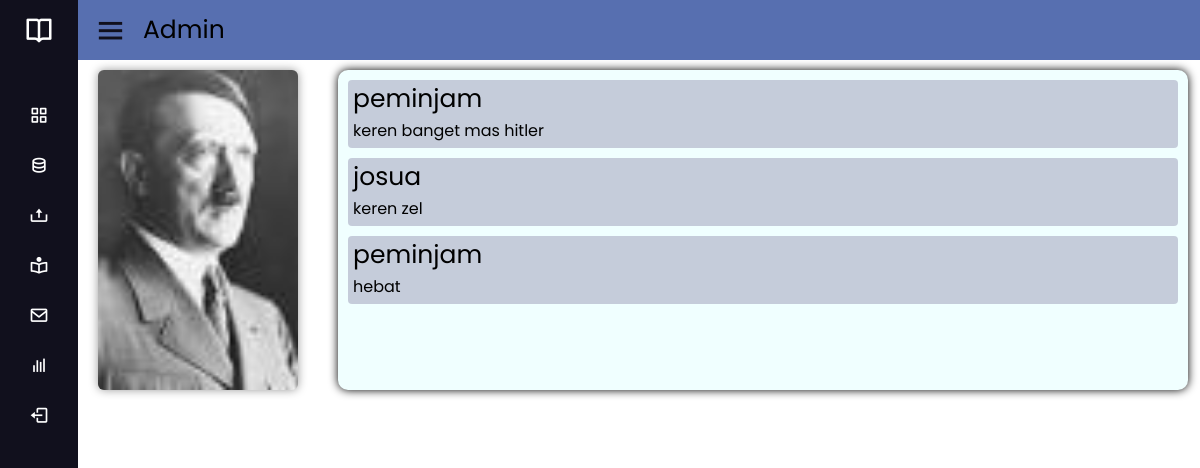
The app's page /view/admin/ulasan.php?id=39 (signed in) with its own data.
### tables this page shows
CREATE TABLE `buku` (
  `id` int(12) NOT NULL,
  `judul` varchar(255) DEFAULT NULL,
  `penulis` varchar(255) DEFAULT NULL,
  `penerbit` varchar(255) DEFAULT NULL,
  `tahun_terbit` int(12) DEFAULT NULL,
  `gambar` varchar(255) DEFAULT NULL,
  `sinopsis` longtext DEFAULT NULL,
  `bahasa` varchar(255) DEFAULT NULL,
  `jumlah_halaman` int(12) DEFAULT NULL
);

CREATE TABLE `ulasan_buku` (
  `id` int(12) NOT NULL,
  `user_id` int(12) DEFAULT NULL,
  `buku_id` int(12) DEFAULT NULL,
  `ulasan` longtext DEFAULT NULL,
  `rating` int(12) DEFAULT NULL
);

CREATE TABLE `user` (
  `id` int(12) NOT NULL,
  `nama_lengkap` varchar(255) DEFAULT NULL,
  `username` varchar(50) DEFAULT NULL,
  `email` varchar(50) DEFAULT NULL,
  `alamat` varchar(255) DEFAULT NULL,
  `password` varchar(255) DEFAULT NULL,
  `role` enum('admin','petugas','peminjam') DEFAULT NULL
);

### MODEL/config.php (called while the page is built, shortened)
<?php
class Database {
    private $host = 'localhost';
    private $username = 'root';
    private $password = '';
    private $database = 'perpus';
    private $conn;
    public function __construct() {
        $this->conn = new mysqli($this->host, $this->username, $this->password, $this->database);
    }
    public function getConnection() {
        return $this->conn;
    }
}
?>

### MODEL/buku.php (called while the page is built, shortened)
<?php
require_once 'C:/xampp/htdocs/backend/model/config.php';
class Buku
{
    private $id;
    private $conn;
    public function __construct($id, $judul, $penulis, $penerbit, $sinopsis, $tahun_terbit, $gambar, $bahasa, $jumlah_halaman)
    {
        $this->id = $id;
        $database = new Database();
        $this->conn = $database->getConnection();
    }
    function getAllBookWhereId()
    {
        $sql = "SELECT buku.*, IFNULL(ulasan.rating, 0) AS rating, GROUP_CONCAT(kategori.nama_kategori SEPARATOR ', ') AS kategori_nama
                FROM buku
                LEFT JOIN kategori_buku_relasi ON buku.id = kategori_buku_relasi.buku_id
                LEFT JOIN kategori ON kategori.id = kategori_buku_relasi.kategori_id
                LEFT JOIN ulasan_buku ulasan ON buku.id = ulasan.buku_id
                WHERE buku.id = ?
                GROUP BY buku.id";
        $stmt = $this->conn->prepare($sql);
        $stmt->bind_param("i", $this->id);
        $stmt->execute();
        $result = $stmt->get_result()->fetch_all(MYSQLI_ASSOC);
        return $result;
    }
}

### CONTROLLER/Admin.php (called while the page is built, shortened)
<?php
require_once 'C:/xampp/htdocs/backend/model/user.php';
require_once 'C:/xampp/htdocs/backend/model/buku.php';
require_once 'C:/xampp/htdocs/backend/model/ulasan_buku.php';
class Admin
{
    public function TampilBukuWhereId($buku_id)
    {
        $buku = new Buku($buku_id, null, null, null, null, null, null, null, null);
        return $buku->getAllBookWhereId();
    }
    public function TampilUlasan($buku_id)
    {
        $ulasan = new UlasanBuku(null, null, $buku_id, null, null);
        return $ulasan->TampilUlasan();
    }
}

### MODEL/ulasan_buku.php (called while the page is built, shortened)
<?php
require_once 'C:/xampp/htdocs/backend/model/config.php';
class UlasanBuku
{
    private $buku_id;
    private $conn;
    public function __construct($id, $user_id, $buku_id, $ulasan, $rating)
    {
        $this->buku_id = $buku_id;
        $database = new Database();
        $this->conn = $database->getConnection();
    }
    public function TampilUlasan()
    {
        $sql = "SELECT ulasan_buku.ulasan, ulasan_buku.rating, user.username
        FROM ulasan_buku
        JOIN user ON ulasan_buku.user_id = user.id
        WHERE ulasan_buku.buku_id = ?; ";
        $stmt = $this->conn->prepare($sql);
        $stmt->bind_param("i", $this->buku_id);
        $stmt->execute();
        $result = $stmt->get_result()->fetch_all(MYSQLI_ASSOC);
        return $result;
    }
}

### VIEW/admin/ulasan.php (the view, shortened to what this page needs)
<?php
require_once 'C:/xampp/htdocs/backend/controller/Admin.php';
$admin = new Admin();
if ($_SERVER["REQUEST_METHOD"] == "GET" && isset($_GET['id'])) {
    $buku_id = $_GET['id'];
    $tampil_buku = $admin->TampilBukuWhereId($buku_id);
    $tampil_ulasan = $admin->TampilUlasan($buku_id);
}
?>
<!DOCTYPE html>
<html lang="en" dir="ltr">
<head>
    <link rel="stylesheet" href="../../ASSETS/css/admin/ulasan.css">
    <link href='https://unpkg.com/boxicons@2.0.7/css/boxicons.min.css' rel='stylesheet'>
</head>
<body>
    <div class="sidebar close">
        <div class="logo-details">
            <i class='bx bx-book-open'></i>
        </div>
        <ul class="nav-links">
            <li>
                <a href="home.php">
                    <i class='bx bx-grid-alt'></i>
                </a>
            </li>
            <li>
                <a href="pendataan-barang.php">
                    <i class='bx bx-data'></i>
                </a>
            </li>
            <li>
                <div class="iocn-link">
                    <a>
                        <i class='bx bx-upload'></i>
                    </a>
                </div>
            </li>
            <li>
                <a href="daftar-pinjaman.php">
                    <i class='bx bx-book-reader'></i>
                </a>
            </li>
            <li>
                <a href="masukan-pengguna.php">
                    <i class='bx bx-envelope'></i>
                </a>
            </li>
            <li>
                <a href="laporan.php">
                    <i class='bx bx-bar-chart'></i>
                </a>
            </li>
            <li>
                <a href="../../index.php">
                    <i class='bx bx-log-out'></i>
                </a>
            </li>
        </ul>
    </div>
    <section class="home-section">
        <div class="home-content">
            <i class='bx bx-menu'></i>
            <p class="role">Admin</p>
        </div>
    </section>
    <div class="container">
        <?php foreach ($tampil_buku as $buku) : ?>
            <div class="kiri" style="background-image: url('../../ASSETS/GAMBAR/<?php echo $buku['gambar']; ?>');">
            </div>
        <?php endforeach; ?>
        <div class="kanan">
            <?php foreach ($tampil_ulasan as $ulasan) : ?>
                <div class="content">
                    <div>
                        <p class="username"><?php echo $ulasan['username'] ?></p>
                    </div>
                    <div>
                        <p><?php echo $ulasan['ulasan'] ?> </p>
                    </div>
                </div>
            <?php endforeach; ?>
        </div>
    </div>
</body>
</html>

### ASSETS/CSS/admin/ulasan.css (style rules this page uses)
* { margin: 0; padding: 0; box-sizing: border-box; font-family: 'Poppins', sans-serif; }
.sidebar { position: fixed; top: 0; left: 0; height: 100%; width: 260px; background: #11101d; z-index: 100; transition: all 0.5s ease; }
.sidebar.close { width: 78px; }
.sidebar .logo-details { height: 60px; width: 100%; display: flex; align-items: center; }
.sidebar .logo-details i { font-size: 30px; color: #fff; height: 50px; min-width: 78px; text-align: center; line-height: 50px; }
.sidebar .nav-links { height: 100%; padding: 30px 0 150px 0; overflow: auto; }
.sidebar.close .nav-links { overflow: visible; }
.sidebar .nav-links li { position: relative; list-style: none; transition: all 0.4s ease; }
.sidebar .nav-links li .iocn-link { display: flex; align-items: center; justify-content: space-between; }
.sidebar.close .nav-links li .iocn-link { display: block }
.sidebar .nav-links li i { height: 50px; min-width: 78px; text-align: center; line-height: 50px; color: #fff; font-size: 20px; cursor: pointer; transition: all 0.3s ease; }
.sidebar .nav-links li a { display: flex; align-items: center; text-decoration: none; }
.home-section { position: relative; background: #576fb0; left: 260px; width: calc(100% - 260px); transition: all 0.5s ease; }
.role { font-size: 25px; }
.sidebar.close~.home-section { left: 78px; width: calc(100% - 78px); }
.home-section .home-content { height: 60px; display: flex; align-items: center; }
.home-section .home-content .bx-menu, .home-section .home-content .text { color: #11101d; font-size: 35px; }
.home-section .home-content .bx-menu { margin: 0 15px; cursor: pointer; }
.container { width: calc(100% -85px); margin-left: 78px; display: flex; }
.kiri { width: 200px; height: 320px; background-color: grey; margin-left: 20px; margin-top: 10px; border-radius: 6px; box-shadow: 0px 0px 10px rgba(0, 0, 0, 0.4); background-position: center; background-repeat: no-repeat; background-size: cover; }
.kanan { width: 850px; height: auto; background-color: azure; margin-left: 40px; margin-top: 10px; border-radius: 10px; padding-top: 10px; padding-left: 10px; padding-right: 10px; padding-bottom: 10px; box-shadow: 0px 0px 10px rgba(0, 0, 0, 1); }
.content { width: 100%; height: auto; background-color: #7f7ca062; padding-left: 5px; padding-right: 5px; padding-bottom: 5px; border-radius: 4px; margin-bottom: 10px; }
.content:last-child { margin-bottom: 0px; }
.username { font-size: 25px; }

### records on screen
buku: gambar (picture)
ulasan_buku: user.username "peminjam", ulasan "keren banget mas hitler"
ulasan_buku: user.username "josua", ulasan "keren zel"
ulasan_buku: user.username "peminjam", ulasan "hebat"
